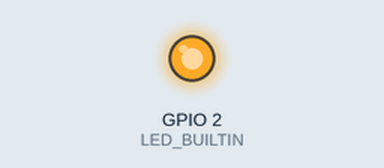
Simulated run of this program. Board: ESP32. Shown: output pins drawn as LEDs (lit = HIGH). A WiFi scan finds three made-up networks; what the program prints to the serial monitor is not drawn.

Above: at 0.6 s.
At 2.6 s:
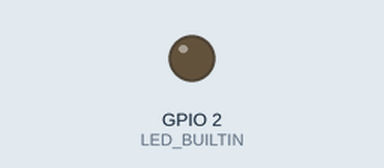
Timing chart, 0 to 5.3 s (numbered marks = the images above):
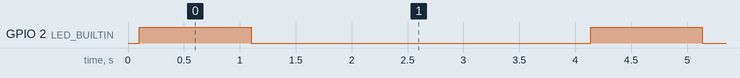

Measured:
- by itself, GPIO 2 (LED_BUILTIN): alternates HIGH for 1.0 s and LOW for 3.0 s

The program:

main.cpp
```cpp
/*
 *  This sketch demonstrates how to scan WiFi networks.
 *  The API is almost the same as with the WiFi Shield library,
 *  the most obvious difference being the different file you need to include:
 */
#include <Arduino.h>
#include "WiFi.h"

#define LED_BUILTIN 2

void setup() {
    Serial.begin(9600);

    // Set WiFi to station mode and disconnect from an AP if it was previously connected
    WiFi.mode(WIFI_STA);
    WiFi.disconnect();
    delay(100);
    pinMode(LED_BUILTIN, OUTPUT);
    Serial.println("Setup done");
}

void loop() {
    Serial.println("scan start");

    digitalWrite(LED_BUILTIN, HIGH);
    // wait for a second
    delay(1000);
    // turn the LED off by making the voltage LOW
    digitalWrite(LED_BUILTIN, LOW);

    // WiFi.scanNetworks will return the number of networks found
    int n = WiFi.scanNetworks();
    Serial.println("scan done");
    if (n == 0) {
        Serial.println("no networks found");
    } else {
        Serial.print(n);
        Serial.println(" networks found");
        for (int i = 0; i < n; ++i) {
            // Print SSID and RSSI for each network found
            Serial.print(i + 1);
            Serial.print(": ");
            Serial.print(WiFi.SSID(i));
            Serial.print(" (");
            Serial.print(WiFi.RSSI(i));
            Serial.print(")");
            Serial.println((WiFi.encryptionType(i) == WIFI_AUTH_OPEN) ? " " : "*");
            delay(10);
        }
    }
    Serial.println("");

    // Wait a bit before scanning again
    delay(1000);
}
```
